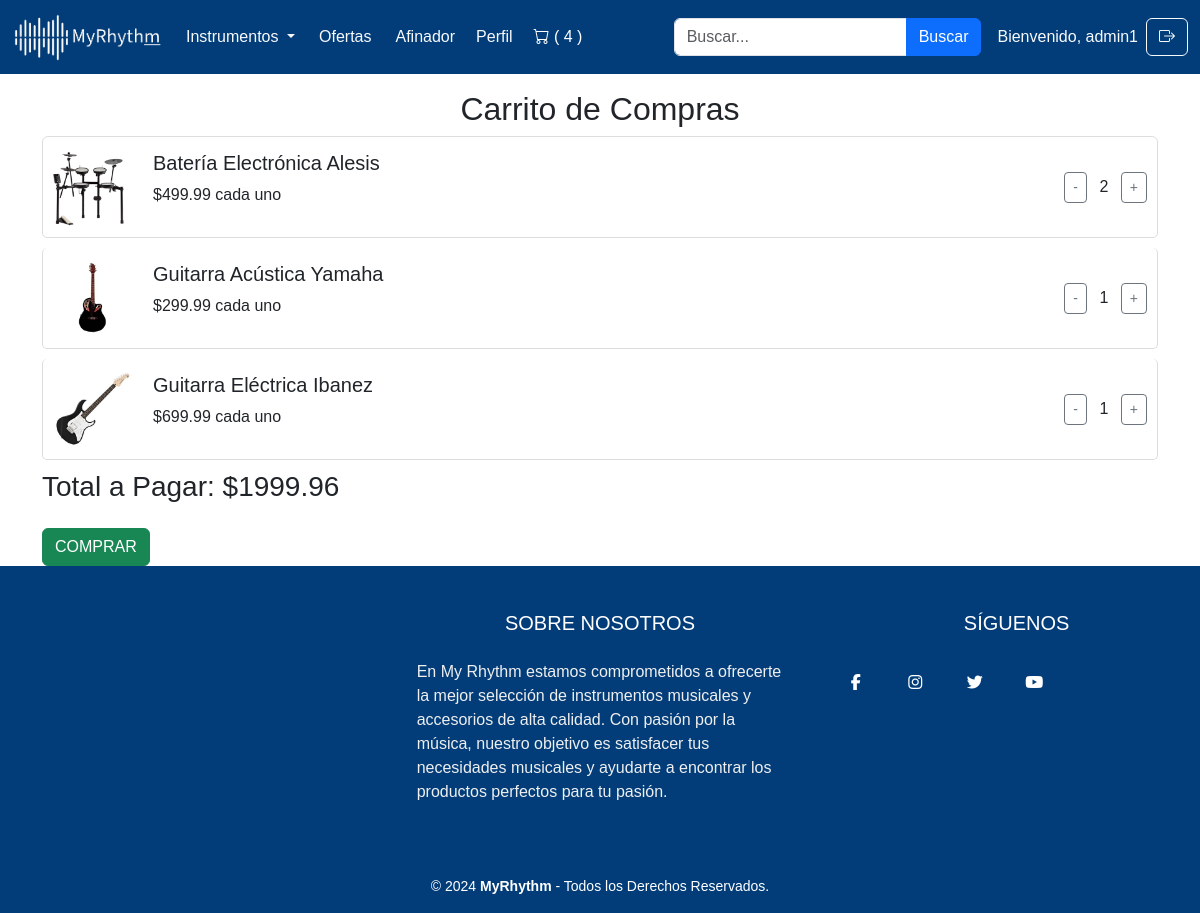
The page /cart/ (signed in) on the database its author committed.
### myapp/models.py (models this page shows, shortened)
class CartItem(models.Model):
    user = models.ForeignKey('auth.User', on_delete=models.CASCADE)
    product = models.ForeignKey(Product, on_delete=models.CASCADE)
    quantity = models.PositiveIntegerField(default=1)

class Product(models.Model):
    name = models.CharField(max_length=100)
    price = models.DecimalField(max_digits=10, decimal_places=2)
    description = models.TextField()
    image = models.ImageField(upload_to='products/')

### myapp/views.py (the view)
# urls.py: path('cart/', views.view_cart, name='view_cart'),
@login_required(login_url='home')
def view_cart(request):
    cart_items = CartItem.objects.filter(user=request.user)
    total_quantity = sum(item.quantity for item in cart_items)
    total_price = sum(item.product.price * item.quantity for item in cart_items)
    return render(request, 'view_cart.html', {
        'cart_items': cart_items,
        'total_quantity': total_quantity,
        'total_price': total_price
    })

### templates/view_cart.html (shortened to what this page needs)
<!DOCTYPE html>
<html lang="en">
<head>
    {% extends 'base.html' %}
    {% block content %}
    {% load static %}
    <link rel="stylesheet" href="{% static 'css/style.css' %}">
    <link href="https://cdn.jsdelivr.net/npm/bootstrap@5.3.3/dist/css/bootstrap.min.css" rel="stylesheet">
    <link rel="stylesheet" href="https://cdn.jsdelivr.net/npm/bootstrap-icons@1.11.3/font/bootstrap-icons.min.css">
<body>
    <div class="container mt-3">
        <h2>Carrito de Compras</h2>
        {% if cart_items %}
            <div class="list-group">
                {% for item in cart_items %}
                    <div class="card-product list-group-item">
                        <img src="{{ item.product.image.url }}" alt="{{ item.product.name }}">
                        <div class="card-product-details">
                            <h5>{{ item.product.name }}</h5>
                            <p>${{ item.product.price }} cada uno</p>
                        </div>
                        <div class="card-product-actions">
                            <form class="update-cart-form d-inline">
                                <button type="button" class="btn btn-sm btn-outline-secondary update-cart" data-action="decrease">-</button>
                                <span class="mx-2">{{ item.quantity }}</span>
                                <button type="button" class="btn btn-sm btn-outline-secondary update-cart" data-action="increase">+</button>
                            </form>
                        </div>
                    </div>
                {% endfor %}
                <h3>Total a Pagar: ${{ total_price }}</h3>
            </div>
             <div class="mt-3">
                <form id="purchase-form" action="{% url 'purchase' %}" method="post">
                    <button type="submit" class="btn btn-success">COMPRAR</button>
                </form>
            </div>
        {% else %}
            <p>Tu carrito está vacío.</p>
        {% endif %}
    </div>
</body>
{% endblock %}

### templates/base.html (shortened to what this page needs)
<!DOCTYPE html>
<html lang="en">
<head>
    {% load static %}
    <link rel="stylesheet" href="{% static 'css/style.css' %}">
    <link href="https://cdn.jsdelivr.net/npm/bootstrap@5.3.3/dist/css/bootstrap.min.css" rel="stylesheet">
    <link rel="stylesheet" href="https://cdn.jsdelivr.net/npm/bootstrap-icons@1.11.3/font/bootstrap-icons.min.css">
</head>
<body>
    <nav class="navbar navbar-expand-lg bg-tertiary">
        <div class="container-fluid">
            <a class="navbar-brand" href="{% url 'home' %}">
                <img src="{% static 'images/Logo-1.png' %}" class="img-logo small-logo">
            </a>
            <div class="collapse navbar-collapse" id="navbarSupportedContent">
                <ul class="navbar-nav me-auto mb-2 mb-lg-0 flex-grow-1">
                    <li class="nav-item dropdown me-2">
                        <a class="nav-link dropdown-toggle text-light" href="#" role="button" data-bs-toggle="dropdown" aria-expanded="true">
                            Instrumentos
                        </a>
                    </li>
                    <li class="nav-item me-2">
                        <a class="nav-link active text-light" aria-current="page" href="{% url 'ofertas' %}">Ofertas</a>
                    </li>
                    <li class="nav-item">
                        <a class="nav-link text-light" href="#" data-bs-toggle="modal" data-bs-target="#tunerModal">Afinador</a>
                    </li>
                    <li class="nav-item">
                        <a class="nav-link text-light" href="{% url 'perfil' %}">Perfil</a>
                    </li>
                    <li class="nav-item me-2">
                        <a class="nav-link" href="{% url 'view_cart' %}">
                            <i class="bi bi-cart cart-icon"></i> <span id="cart-quantity" class="cart-quantity">( {% if total_quantity %}{{ total_quantity }}{% else %}0{% endif %} )</span>
                        </a>
                    </li>
                </ul>
                <form class="d-flex search-form me-3 flex-shrink-1" id="searchForm">
                    <div class="input-group">
                        <input id="searchInput" class="form-control" type="search" placeholder="Buscar..." aria-label="Buscar">
                        <button type="button" class="btn btn-primary" onclick="performSearch()">Buscar</button>
                    </div>
                </form>
                {% if user.is_authenticated %}
                    <span class="navbar-text text-light me-2">Bienvenido, {{ user.username }}</span>
                    <a class="btn btn-outline-light" href="{% url 'logout' %}">
                        <i class="bi bi-box-arrow-right"></i>
                    </a>
                {% else %}
                    <button type="button" class="btn btn-outline-light" data-bs-toggle="modal" data-bs-target="#loginModal">
                        <i class="bi bi-person"></i> Iniciar sesión
                    </button>
                {% endif %}
</nav>
    {% block content %}
    {% endblock content %}
    <footer class="footer">
        <div class="grupo-1">
            <div class="box">
                <figure>
                </figure>
            </div>
            <div class="box">
                <h2>SOBRE NOSOTROS</h2>
                <p> En My Rhythm estamos comprometidos a ofrecerte la mejor selección de instrumentos musicales y
                    accesorios de alta calidad. Con pasión por la música, nuestro objetivo es satisfacer tus necesidades
                    musicales y ayudarte a encontrar los productos perfectos para tu pasión.
                </p>
            </div>
            <div class="box">
                <h2>SÍGUENOS</h2>
                <div class="red-social">
                    <a href="#" class="fa fa-facebook"></a>
                    <a href="#" class="fa fa-instagram"></a>
                    <a href="#" class="fa fa-twitter"></a>
                    <a href="#" class="fa fa-youtube"></a>
                </div>
            </div>
        </div>
        <div class="grupo-2">
            <small>&copy; 2024 <b>MyRhythm</b> - Todos los Derechos Reservados. </small>
        </div>
    </footer>
</body>
</html>

### static/css/style.css (style rules this page uses)
* { margin: 0; padding: 0; box-sizing: border-box; font-family: sans-serif }
body { background-color: #1c1c1c; }
.small-logo { width: 150px; height: auto; }
.cart-icon, .cart-quantity { color: white !important; }
.navbar-text { margin-right: 10px; }
.navbar-nav .nav-item { margin-right: 5px; }
body { padding-top: 0; margin-top: 0; }
.nav-link .bi-cart, .cart-cuantity { color: white; }
.navbar { background-color: #023d79; }
.input-group { width: 300px; }
h2 { text-align: center; color: #ffffff; font-size: 40px; margin-bottom: 20px; }
.footer { width: 100%; background-color: #023d79; }
.footer .grupo-1 { width: 100%; max-width: 1200px; margin: auto; display: grid; grid-template-columns: repeat(3, 1fr); grid-gap: 50px; padding: 45px 0px; }
.footer .grupo-1 .box figure { width: 100%; height: 100%; display: flex; justify-content: center; align-items: center; }
.footer .grupo-1 .box h2 { color: #fff; margin-bottom: 25px; font-size: 20px; }
.footer .grupo-1 .box p { color: #efefef; margin-bottom: 10px; }
.footer .grupo-1 .red-social a { display: inline-block; text-decoration: none; width: 45px; height: 45px; line-height: 45px; color: #fff; margin-right: 10px; background-color: #023d79; text-align: center; transition: all 300ms ease; }
.footer .grupo-2 { background-color: #023d79; padding: 15px 10px; text-align: center; color: #fff; }

### templates/view_cart.html (style rules this page uses)
.card-product { display: flex; align-items: center; padding: 10px; margin-bottom: 10px; border: 1px solid #ddd; border-radius: 5px; }
.card-product img { width: 80px; height: 80px; margin-right: 20px; }
.card-product-details { flex: 1; }
.card-product-actions { display: flex; align-items: center; }

### rows shown on the page
CartItem: product.image (picture), product.name "Batería Electrónica Alesis", product.price "499.99", quantity "2"
CartItem: product.image (picture), product.name "Guitarra Acústica Yamaha", product.price "299.99", quantity "1"
CartItem: product.image (picture), product.name "Guitarra Eléctrica Ibanez", product.price "699.99", quantity "1"

### other values the page prints
{{ total_quantity }} "4"
{{ user.username }} "admin1"
{{ total_price }} "1999.96"
